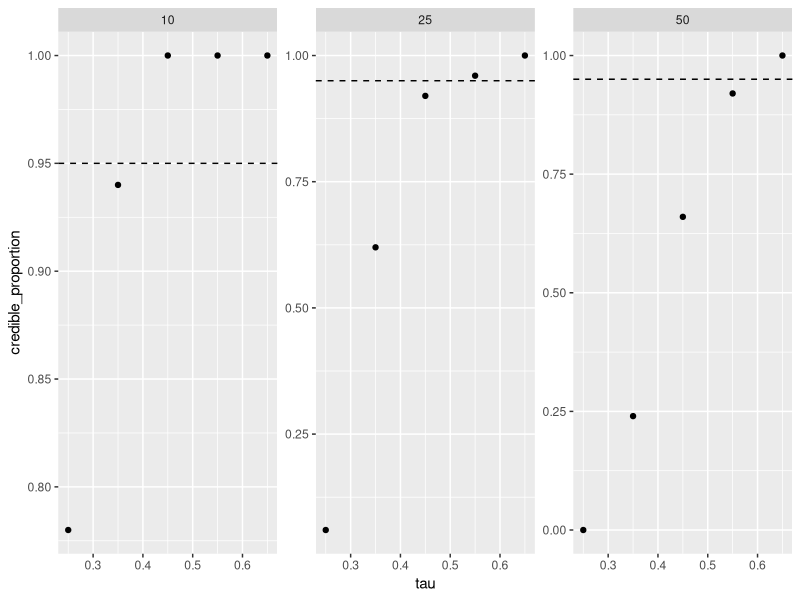
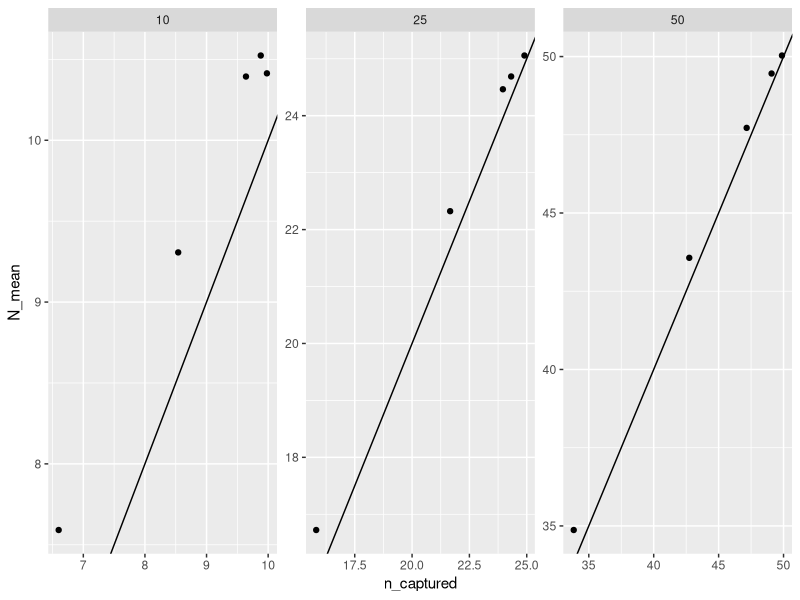
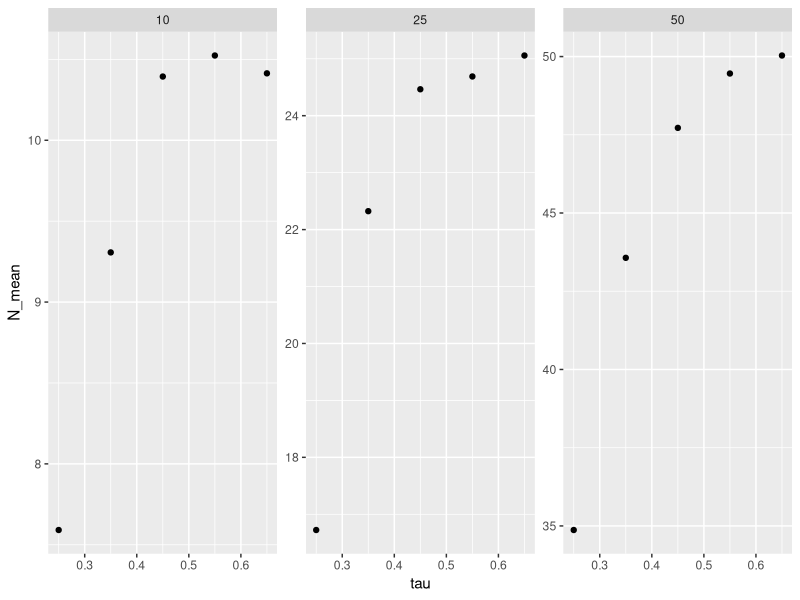
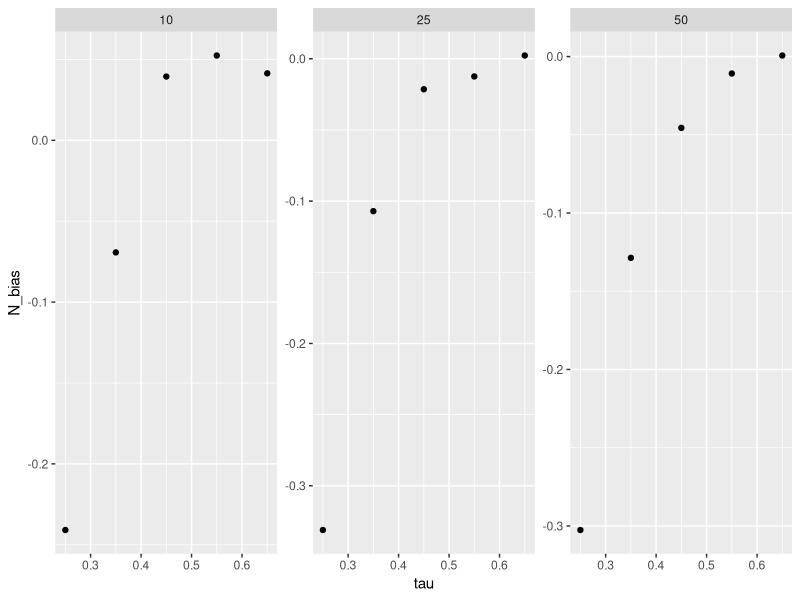
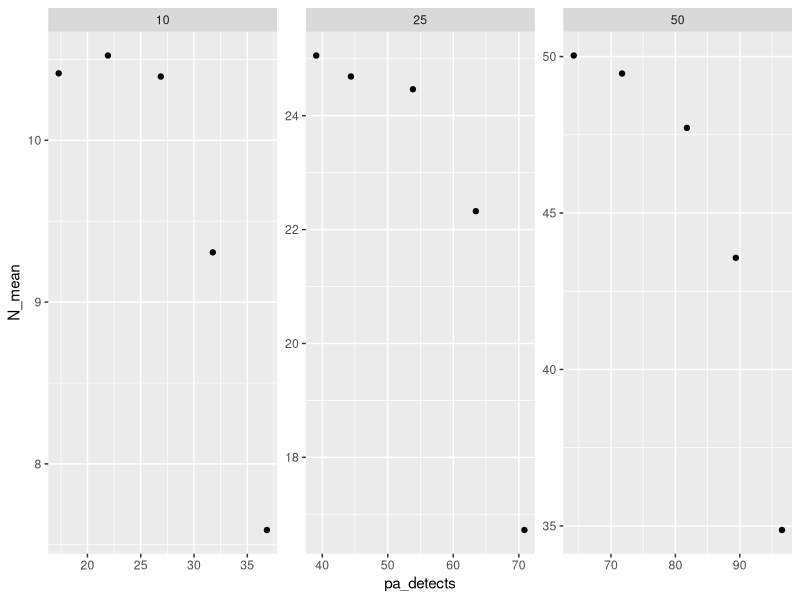
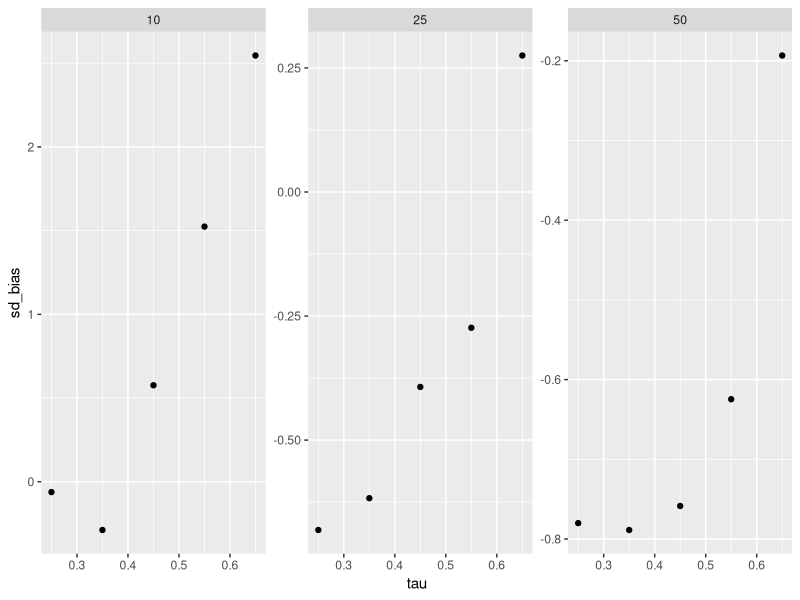
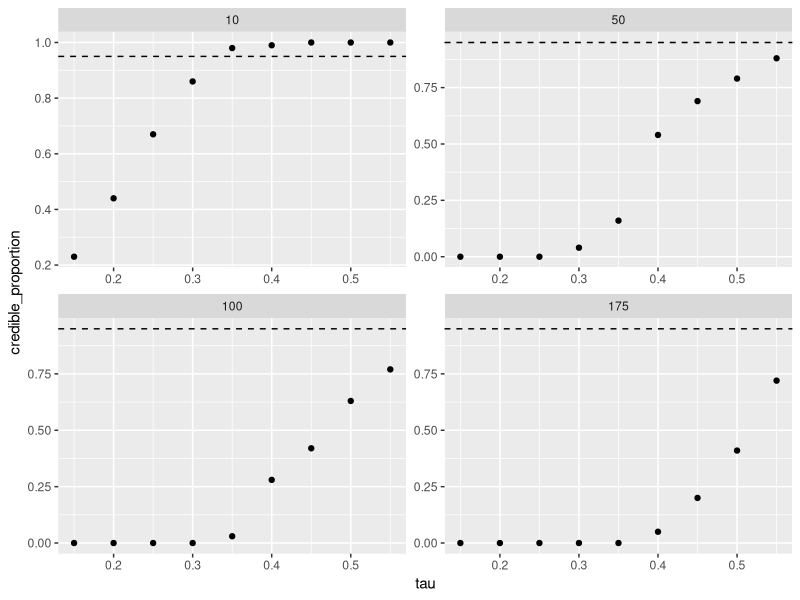
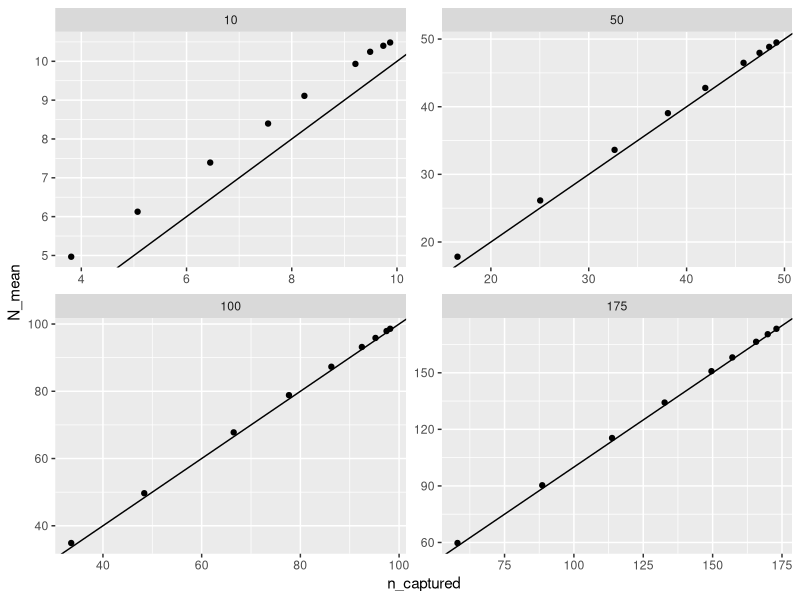

Write the R code that produced these figures, in order. (Note: this script raises an error after producing the figures.)
## ---- chunk 1
knitr::opts_chunk$set(echo = TRUE)
library(ggplot2)
library(readr)
summary_stats_SimStudy4 <- read_csv("summary_stats_SimStudy4.csv")
summary_stats_SimStudy5 <- read_csv("summary_stats_SimStudy5.csv")
summary_stats_SimStudy7 <- read_csv("summary_stats_SimStudy7.csv")
summary_stats_SimStudy8 <- read_csv("summary_stats_SimStudy8.csv")
## ---- chunk 2

ggplot(data=summary_stats_SimStudy4,mapping = aes(x=tau,y=credible_proportion)) + geom_point() + facet_wrap(vars(N_actual), scales = "free") + geom_hline(yintercept=0.95,lty=2)

ggsave("SimStudy4_credible_proportion_vs_tau.png",device="png")

ggplot(data=summary_stats_SimStudy4,mapping = aes(x=n_captured,y=N_mean)) + geom_point() + facet_wrap(vars(N_actual), scales = "free") + geom_abline(slope=1)

ggsave("SimStudy4_N_mean_vs_n_captured.png",device="png")

ggplot(data=summary_stats_SimStudy4,mapping = aes(x=tau,y=N_mean)) + geom_point() + facet_wrap(vars(N_actual), scales = "free")
ggsave("SimStudy4_N_mean_vs_tau.png",device="png")

ggplot(data=summary_stats_SimStudy4,mapping = aes(x=tau,y=N_bias)) + geom_point() + facet_wrap(vars(N_actual), scales = "free")
ggsave("SimStudy4_N_bias_vs_tau.png",device="png")

ggplot(data=summary_stats_SimStudy4,mapping = aes(x=pa_detects,y=N_mean)) + geom_point() + facet_wrap(vars(N_actual), scales = "free")
ggsave("SimStudy4_N_mean_vs_pa_detects.png",device="png")

ggplot(data=summary_stats_SimStudy4,mapping = aes(x=tau,y=sd_bias)) + geom_point() + facet_wrap(vars(N_actual), scales = "free")
ggsave("SimStudy4_sd_bias_vs_tau.png",device="png")
## ---- chunk 3

SimStudy5 <- subset(summary_stats_SimStudy5,N_actual == 10 | N_actual == 50 | N_actual == 100 | N_actual == 175 )

ggplot(data=SimStudy5,mapping = aes(x=tau,y=credible_proportion)) + geom_point() + facet_wrap(vars(N_actual), scales = "free") + geom_hline(yintercept=0.95,lty=2)

ggsave("SimStudy5_credible_proportion_vs_tau.png",device="png")

ggplot(data=SimStudy5,mapping = aes(x=n_captured,y=N_mean)) + geom_point() + facet_wrap(vars(N_actual), scales = "free") + geom_abline(slope=1)

ggsave("SimStudy5_N_mean_vs_n_captured.png",device="png")

ggplot(data=SimStudy5,mapping = aes(x=tau,y=N_mean)) + geom_point() + facet_wrap(vars(N_actual), scales = "free")
ggsave("SimStudy5_N_mean_vs_tau.png",device="png")

ggplot(data=SimStudy5,mapping = aes(x=tau,y=N_bias)) + geom_point() + facet_wrap(vars(N_actual), scales = "free")
ggsave("SimStudy5_N_bias_vs_tau.png",device="png")

ggplot(data=SimStudy5,mapping = aes(x=pa_detects,y=N_mean)) + geom_point() + facet_wrap(vars(N_actual), scales = "free")
ggsave("SimStudy5_N_mean_vs_pa_detects.png",device="png")

ggplot(data=SimStudy5,mapping = aes(x=tau,y=sd_bias)) + geom_point() + facet_wrap(vars(N_actual), scales = "free")
ggsave("SimStudy5_sd_bias_vs_tau.png",device="png")
## ---- chunk 4

SimStudy7 <- subset(summary_stats_SimStudy7,N_actual == 10 | N_actual == 50 | N_actual == 100 | N_actual == 175)

ggplot(data=SimStudy7,mapping = aes(x=tau,y=credible_proportion)) + geom_point() + facet_wrap(vars(N_actual,ntraps), scales = "free") + geom_hline(yintercept=0.95,lty=2)
ggsave("SimStudy7_credible_proportion_vs_tau.png",device="png")

ggplot(data=SimStudy7,mapping = aes(x=n_captured,y=N_mean)) + geom_point() + facet_wrap(vars(N_actual,ntraps), scales = "free") + geom_abline(slope=1)
ggsave("SimStudy7_N_mean_vs_n_captured.png",device="png")

ggplot(data=SimStudy7,mapping = aes(x=tau,y=N_mean)) + geom_point() + facet_wrap(vars(N_actual,ntraps), scales = "free")
ggsave("SimStudy7_N_mean_vs_tau.png",device="png")

ggplot(data=SimStudy7,mapping = aes(x=pa_detects,y=N_mean)) + geom_point() + facet_wrap(vars(N_actual,nsites), scales = "free")
ggsave("SimStudy7_N_mean_vs_pa_detects.png",device="png")

ggplot(data=SimStudy7,mapping = aes(x=tau,y=sd_bias)) + geom_point() + facet_wrap(vars(N_actual,ntraps), scales = "free")
ggsave("SimStudy7_sd_bias_vs_tau.png",device="png")
## ---- chunk 5

SimStudy8 <- subset(summary_stats_SimStudy8, N_actual == 1000)

ggplot(data=SimStudy8,mapping = aes(x=tau,y=credible_proportion)) + geom_point() + facet_wrap(vars(N_actual,ntraps, nsites), scales = "free") + geom_hline(yintercept=0.95,lty=2)
ggsave("SimStudy8_credible_proportion_vs_tau.png",device="png")

ggplot(data=SimStudy8,mapping = aes(x=n_captured,y=N_mean)) + geom_point() + facet_wrap(vars(N_actual,ntraps, nsites), scales = "free") + geom_abline(slope=1)
ggsave("SimStudy8_N_mean_vs_n_captured.png",device="png")

ggplot(data=SimStudy8,mapping = aes(x=tau,y=N_mean)) + geom_point() + facet_wrap(vars(N_actual,ntraps, nsites), scales = "free")
ggsave("SimStudy8_N_mean_vs_tau.png",device="png")

ggplot(data=SimStudy8,mapping = aes(x=pa_detects,y=N_mean)) + geom_point() + facet_wrap(vars(N_actual,ntraps, nsites), scales = "free")
ggsave("SimStudy8_N_mean_vs_pa_detects.png",device="png")

ggplot(data=SimStudy8,mapping = aes(x=tau,y=sd_bias)) + geom_point() + facet_wrap(vars(N_actual,ntraps, nsites), scales = "free")
ggsave("SimStudy8_sd_bias_vs_tau.png",device="png")
